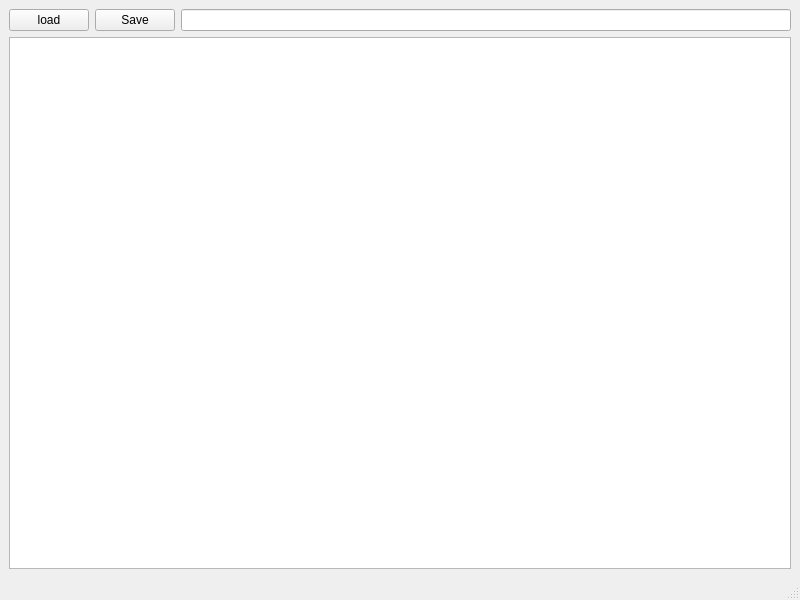
<?xml version="1.0" encoding="UTF-8"?>
<ui version="4.0">
 <class>Editor</class>
 <widget class="QMainWindow" name="Editor">
  <property name="geometry">
   <rect>
    <x>0</x>
    <y>0</y>
    <width>800</width>
    <height>600</height>
   </rect>
  </property>
  <property name="windowTitle">
   <string>Editor</string>
  </property>
  <widget class="QWidget" name="centralwidget">
   <layout class="QVBoxLayout" name="verticalLayout">
    <item>
     <layout class="QHBoxLayout" name="horizontalLayout">
      <item>
       <widget class="QPushButton" name="b_load">
        <property name="text">
         <string>load</string>
        </property>
       </widget>
      </item>
      <item>
       <widget class="QPushButton" name="b_save">
        <property name="text">
         <string>Save</string>
        </property>
       </widget>
      </item>
      <item>
       <widget class="QLineEdit" name="e_path"/>
      </item>
     </layout>
    </item>
    <item>
     <widget class="QTextEdit" name="e_text"/>
    </item>
   </layout>
  </widget>
  <widget class="QMenuBar" name="menubar">
   <property name="geometry">
    <rect>
     <x>0</x>
     <y>0</y>
     <width>800</width>
     <height>24</height>
    </rect>
   </property>
  </widget>
  <widget class="QStatusBar" name="statusbar"/>
 </widget>
 <resources/>
 <connections/>
</ui>
